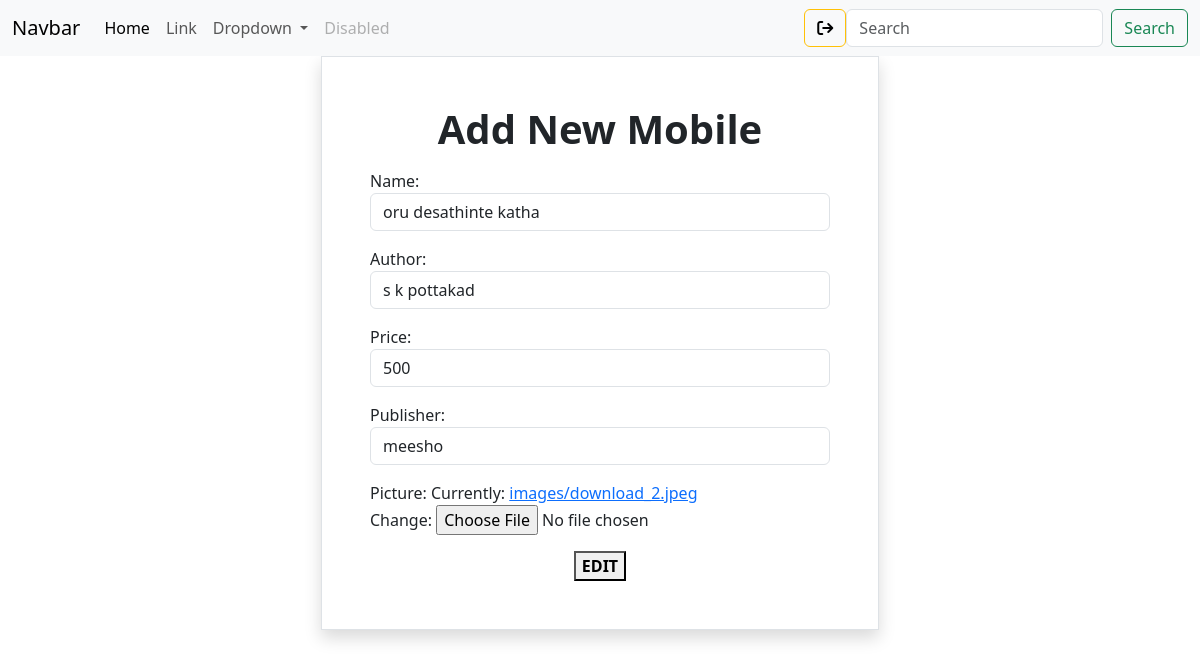
The app's page /book/8/change (signed in) with its own data.
### book/models.py (models this page shows, shortened)
class Books(models.Model):
    name=models.CharField(max_length=200,unique=True)
    author=models.CharField( max_length=200)
    price=models.PositiveIntegerField()
    publisher=models.CharField(max_length=200)
    picture=models.ImageField(upload_to="images",null=True)

### book/views.py (the view, shortened to what this page needs)
# urls.py: path("book/<int:pk>/change",views.BookUpdateView.as_view(),name="books-change"),
@method_decorator(signin_required,name="dispatch")
class BookUpdateView(View):
    def get(self,request,*args,**kwargs):
        id=kwargs.get("pk")
        obj=Books.objects.get(id=id)
        form=BookForm(instance=obj)
        return render(request,"book_edit.html",{"form":form})

### book/forms.py
class BookForm(forms.ModelForm):
    class Meta:
        model=Books
        fields="__all__"
        widgets={
            "name":forms.TextInput(attrs={"class":"form-control"}),
            "price":forms.NumberInput(attrs={"class":"form-control"}),
            "author":forms.TextInput(attrs={"class":"form-control"}),
            "publisher":forms.TextInput(attrs={"class":"form-control"}),
        }

### book/views.py (called while the page is built)
def signin_required(fn):
    def wrapper(request,*args,**kwargs):
        if not request.user.is_authenticated:
            messages.error(request,"invalid session")
            return redirect("signin")
        else:
            return fn(request,*args,**kwargs)
    return wrapper

### book/templates/book_edit.html (shortened to what this page needs)
{%extends 'base.html'%}
{%block body_block%}
<div class="container d-flex justify-content-center ">
    <form action="" method="post" enctype="multipart/form-data" class="w-50 border shadow p-5">
        <h1 class="text-center mb-3 fw-bolder">Add New Mobile</h1>
        {{form.as_p}}
        <div class="text-center">
        <button type="submit">
            <b>EDIT</b>
        </button>
        </div>
    </form>
    </div>
{%endblock%}

### records on screen
Books: name "oru desathinte katha", author "s k pottakad", price "500", publisher "meesho"
